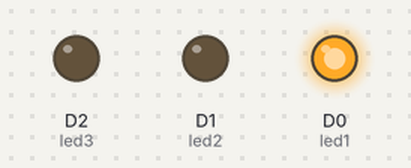
This program was run on a simulated ESP8266 (NodeMCU). Parts: output pins drawn as LEDs (lit = HIGH).

Above: at 0.2 s.
At 1.2 s:
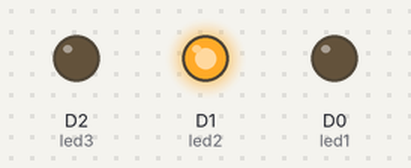
At 2.2 s:
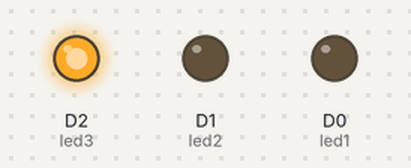
At 5.7 s:
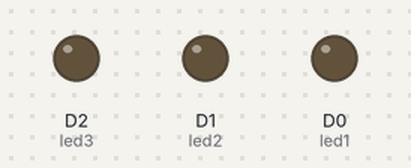
Timing chart, 0 to 6.9 s (numbered marks = the images above):
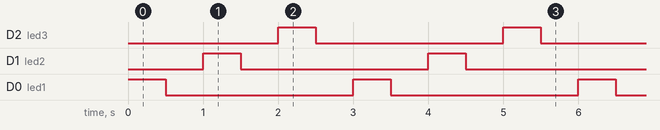

The program:

main.cpp
```cpp
#include <Arduino.h> // ஆர்டுஇனோ நிரல் தொகுப்பை இணைக்கவும் Include the Arduino library

// மின்னியல் கொம்புகளை வரையறுக்கவும் Define LED pins
const int led1 = D0; // முதல் LED இன் மின்னியல் கொம்பு D0 (GPIO 16) ஆக அமைக்கப்பட்டுள்ளது First LED pin set to D0 (GPIO 16)
const int led2 = D1; // இரண்டாவது LED இன் மின்னியல் கொம்பு D1 (GPIO 5) ஆக அமைக்கப்பட்டுள்ளது Second LED pin set to D1 (GPIO 5)
const int led3 = D2; // மூன்றாவது LED இன் மின்னியல் கொம்பு D2 (GPIO 4) ஆக அமைக்கப்பட்டுள்ளது Third LED pin set to D2 (GPIO 4)

void setup() { // அமைவு செயல்பாடு: துவக்கத்தில் ஒரு முறை இயங்கும் Setup function: runs once at startup
  // LED மின்னியல் கொம்புகளை வெளியீடாக அமைக்கவும்
  pinMode(led1, OUTPUT); // LED1 மின்னியல் கொம்பை வெளியீடாக அமைக்கவும்
  pinMode(led2, OUTPUT); // LED2 மின்னியல் கொம்பை வெளியீடாக அமைக்கவும்
  pinMode(led3, OUTPUT); // LED3 மின்னியல் கொம்பை வெளியீடாக அமைக்கவும்
}

void loop() { // சுழற்சி செயல்பாடு: தொடர்ந்து மீண்டும் மீண்டும் இயங்கும் Loop function: runs repeatedly
  // Turn on LED1 LED1 ஐ ஒளிரச் செய்யவும்
  digitalWrite(led1, HIGH); // led1 ஐ இயங்கி ஒளிர வைக்கிறது Turn led1 on (HIGH)a
  delay(500); // 500 மில்லி வினாடிகள் இடைவேளை Wait for 500 milliseconds
  digitalWrite(led1, LOW); // led1 ஐ அணைக்கிறது Turn led1 off (LOW)s
  delay(500); // 500 மில்லி வினாடிகள் இடைவேளை Wait for 500 milliseconds

  // Turn on LED2 LED2 ஐ ஒளிரச் செய்யவும்
  digitalWrite(led2, HIGH); // led2 ஐ இயங்கி ஒளிர வைக்கிறது Turn led2 on (HIGH)
  delay(500); // 500 மில்லி வினாடிகள் இடைவேளை Wait for 500 milliseconds
  digitalWrite(led2, LOW); // led2 ஐ அணைக்கிறது Turn led2 off (LOW)
  delay(500); // 500 மில்லி வினாடிகள் இடைவேளை Wait for 500 milliseconds

  // LED3 ஐ ஒளிரச் செய்யவும் Turn on LED3
  digitalWrite(led3, HIGH); // led3 ஐ இயங்கி ஒளிர வைக்கிறது Turn led3 on (HIGH)
  delay(500); // 500 மில்லி வினாடிகள் இடைவேளை Wait for 500 milliseconds
  digitalWrite(led3, LOW); // led3 ஐ அணைக்கிறது Turn led3 off (LOW)
  delay(500); // 500 மில்லி வினாடிகள் இடைவேளை Wait for 500 milliseconds
}
```

Measured:
- by itself, D2 (led3), D1 (led2), D0 (led1): alternates HIGH for 0.50 s and LOW for 2.5 s
- by itself, everything shown: repeats every 3.0 s, in 6 steps
